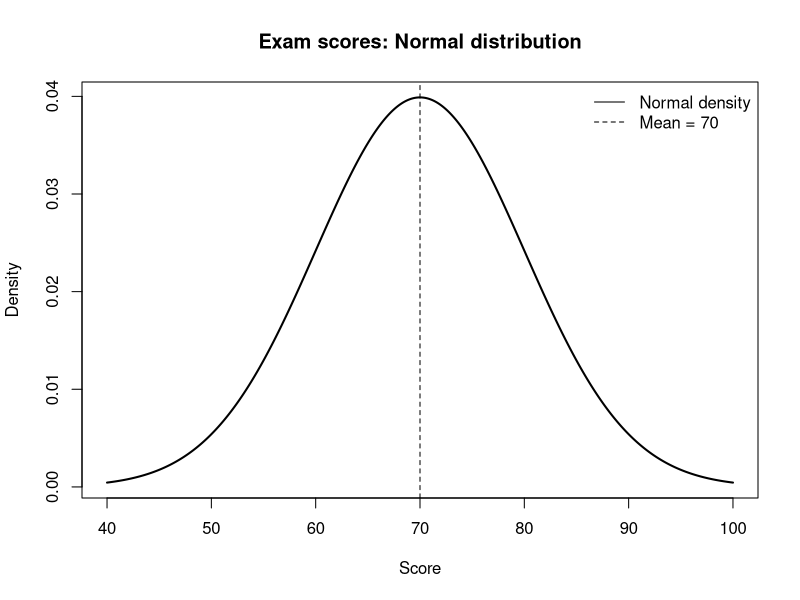

Write the R code that produced this figure.
# 통계학입문 과제 1 — 정규분포 (R 학생용)
# 이름: 홍유진  학번: 2026101260
# 목표: 정규분포의 표준화, 확률, 분위수, 확률밀도 그래프를 계산함
# 별도의 패키지 설치 없이 base R만 사용함

# [상황] 시험 점수 X는 평균 70점, 표준편차 10점의 정규분포를 따름
# X ~ N(70, 10^2)

# 문제 1. 평균과 표준편차를 저장할 것
mu <- 70       # TODO: 70으로 수정
sigma <- 10    # TODO: 10으로 수정

# 문제 2. 85점의 Z-score를 계산할 것
score <- 85
z_score <- (score - mu) / sigma  # TODO: (score - mu) / sigma

# 문제 3. P(X >= 80)을 계산할 것
# pnorm(x, mean=..., sd=...)는 P(X <= x)를 반환함
# lower.tail=FALSE를 지정하면 오른쪽 꼬리확률을 반환함
p_above_80 <- pnorm(80, mean=mu, sd=sigma, lower.tail=FALSE)  # TODO: pnorm(..., lower.tail=FALSE)

# 문제 4. P(60 <= X <= 80)을 계산할 것
p_60_to_80 <- pnorm(80, mean=mu, sd=sigma) - pnorm(60, mean=mu, sd=sigma)   # TODO: 두 누적확률의 차이

# 문제 5. 상위 5% 경계 점수(95백분위수)를 구할 것
# qnorm(확률, mean=..., sd=...)는 분위수를 반환함
cutoff_top_5 <- qnorm(0.95, mean=mu, sd=sigma)  # TODO

cat('2. Z-score:', z_score, '\n')
cat('3. P(X >= 80):', p_above_80, '\n')
cat('4. P(60 <= X <= 80):', p_60_to_80, '\n')
cat('5. 상위 5% 기준점:', cutoff_top_5, '\n')
# 계산 결과: 2. Z-score: 1.5
# 계산 결과: 3. P(X >= 80): 0.1586553 (약 0.1587)
# 계산 결과: 4. P(60 <= X <= 80): 0.6826895 (약 0.6827)
# 계산 결과: 5. 상위 5% 기준점: 86.44854 (약 86.4485)

# 문제 6. 정규분포 확률밀도 그래프를 작성할 것
# seq(40, 100, length.out=400)는 일정 간격으로 400개 점을 생성함
# dnorm(x, mean=..., sd=...)는 확률밀도를 반환함
if (!is.na(mu) && !is.na(sigma)) {
  x <- seq(40, 100, length.out=400)
  y <- dnorm(x, mean=mu, sd=sigma)  # TODO: dnorm(...) 사용
  if (!all(is.na(y))) {
    plot(x, y, type='l', lwd=2, main='Exam scores: Normal distribution',
         xlab='Score', ylab='Density')
    abline(v=mu, lty=2)
    legend('topright', legend=c('Normal density', 'Mean = 70'),
           lty=c(1, 2), bty='n')
  }
}

# [서술] 결과를 2~3문장으로 해석할 것
# 답: 시험 점수는 평균 70점, 표준편차 10점인 정규분포를 따르며, 85점의 Z-score는 1.5로 평균보다 표준편차 1.5배 높은 점수이다. 전체 학생 중 약 15.87%가 80점 이상을 받을 것으로 예상되며, 약 68.27%는 60점 이상 80점 이하에 해당한다. 또한 상위 5%에 해당하는 점수는 약 86.45점이다.
